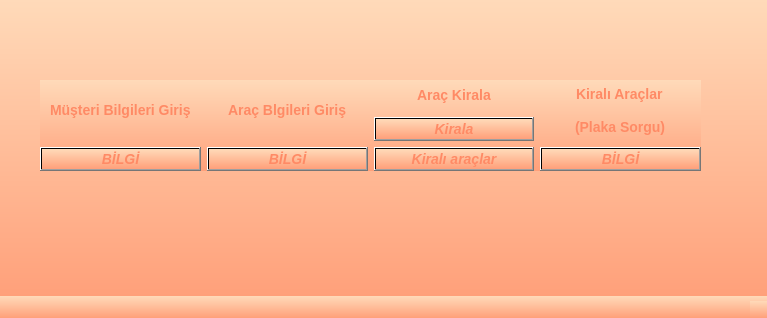
<?xml version="1.0" encoding="UTF-8"?>
<ui version="4.0">
 <class>anapencere</class>
 <widget class="QMainWindow" name="anapencere">
  <property name="geometry">
   <rect>
    <x>0</x>
    <y>0</y>
    <width>767</width>
    <height>318</height>
   </rect>
  </property>
  <property name="windowTitle">
   <string>anapencere</string>
  </property>
  <property name="styleSheet">
   <string notr="true">background: qlineargradient(x1:0, y1:0, x2:0, y2:1, stop:0 #FFDAB9, stop:1 #FFA07A);
color: #FF8A65;
font-weight:800;
font-size:14px;</string>
  </property>
  <widget class="QWidget" name="centralwidget">
   <widget class="QWidget" name="horizontalLayoutWidget">
    <property name="geometry">
     <rect>
      <x>40</x>
      <y>80</y>
      <width>661</width>
      <height>91</height>
     </rect>
    </property>
    <layout class="QHBoxLayout" name="horizontalLayout">
     <item>
      <layout class="QVBoxLayout" name="verticalLayout_2">
       <item alignment="Qt::AlignHCenter|Qt::AlignVCenter">
        <widget class="QLabel" name="label_7">
         <property name="styleSheet">
          <string notr="true">background:none</string>
         </property>
         <property name="text">
          <string>Müşteri Bilgileri Giriş</string>
         </property>
        </widget>
       </item>
       <item>
        <widget class="QPushButton" name="musteribilgi">
         <property name="font">
          <font>
           <pointsize>-1</pointsize>
           <italic>true</italic>
           <bold>true</bold>
          </font>
         </property>
         <property name="text">
          <string>BİLGİ</string>
         </property>
        </widget>
       </item>
      </layout>
     </item>
     <item>
      <layout class="QVBoxLayout" name="verticalLayout_3">
       <item alignment="Qt::AlignHCenter|Qt::AlignVCenter">
        <widget class="QLabel" name="label_8">
         <property name="styleSheet">
          <string notr="true">background:none</string>
         </property>
         <property name="text">
          <string>Araç Blgileri Giriş</string>
         </property>
        </widget>
       </item>
       <item>
        <widget class="QPushButton" name="aracbilgi">
         <property name="font">
          <font>
           <pointsize>-1</pointsize>
           <italic>true</italic>
           <bold>true</bold>
          </font>
         </property>
         <property name="text">
          <string>BİLGİ</string>
         </property>
        </widget>
       </item>
      </layout>
     </item>
     <item>
      <layout class="QVBoxLayout" name="verticalLayout_4">
       <item alignment="Qt::AlignHCenter|Qt::AlignVCenter">
        <widget class="QLabel" name="label_9">
         <property name="styleSheet">
          <string notr="true">background:none</string>
         </property>
         <property name="text">
          <string>Araç Kirala</string>
         </property>
        </widget>
       </item>
       <item>
        <widget class="QPushButton" name="aracbilgi2">
         <property name="font">
          <font>
           <pointsize>-1</pointsize>
           <italic>true</italic>
           <bold>true</bold>
          </font>
         </property>
         <property name="text">
          <string>Kirala</string>
         </property>
        </widget>
       </item>
       <item>
        <widget class="QPushButton" name="aracbilgi3">
         <property name="font">
          <font>
           <pointsize>-1</pointsize>
           <italic>true</italic>
           <bold>true</bold>
          </font>
         </property>
         <property name="text">
          <string>Kiralı araçlar</string>
         </property>
        </widget>
       </item>
      </layout>
     </item>
     <item>
      <layout class="QVBoxLayout" name="verticalLayout_5">
       <item alignment="Qt::AlignHCenter|Qt::AlignVCenter">
        <widget class="QLabel" name="label_10">
         <property name="styleSheet">
          <string notr="true">background:none</string>
         </property>
         <property name="text">
          <string>Kiralı Araçlar</string>
         </property>
        </widget>
       </item>
       <item alignment="Qt::AlignHCenter|Qt::AlignVCenter">
        <widget class="QLabel" name="label_11">
         <property name="styleSheet">
          <string notr="true">background:none</string>
         </property>
         <property name="text">
          <string>(Plaka Sorgu)</string>
         </property>
        </widget>
       </item>
       <item>
        <widget class="QPushButton" name="aracbilgi_plaka">
         <property name="font">
          <font>
           <pointsize>-1</pointsize>
           <italic>true</italic>
           <bold>true</bold>
          </font>
         </property>
         <property name="text">
          <string>BİLGİ</string>
         </property>
        </widget>
       </item>
      </layout>
     </item>
    </layout>
   </widget>
  </widget>
  <widget class="QMenuBar" name="menubar">
   <property name="geometry">
    <rect>
     <x>0</x>
     <y>0</y>
     <width>767</width>
     <height>24</height>
    </rect>
   </property>
  </widget>
  <widget class="QStatusBar" name="statusbar"/>
 </widget>
 <resources/>
 <connections/>
</ui>
